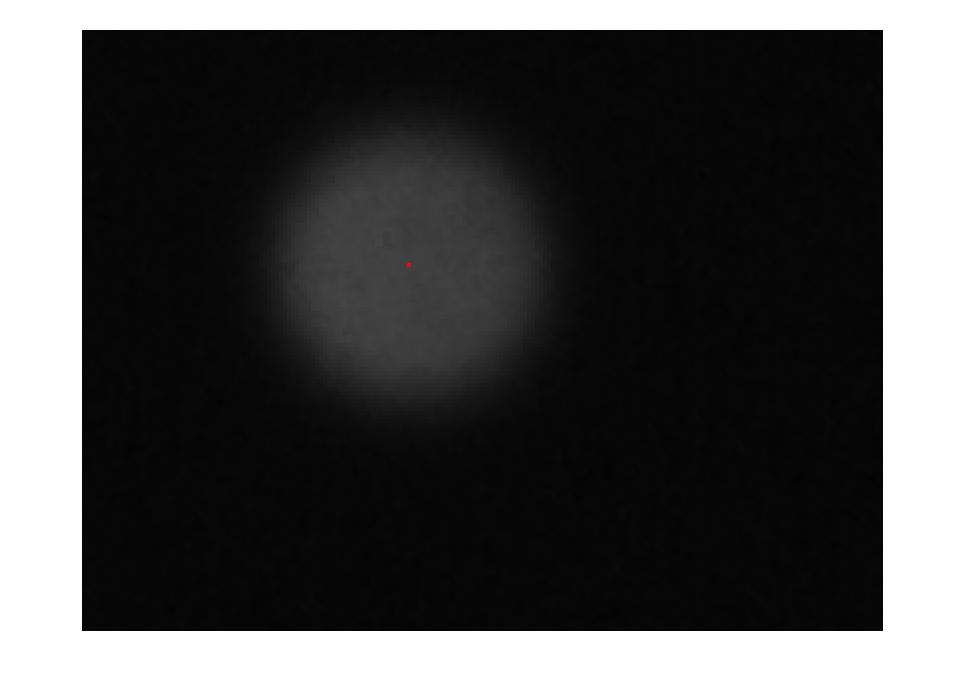
%> input picture 123/5.jpg, 965 x 686 px, given in place of 1.bmp, which was not available
$ octave x3C16piGFTP.m   (GNU Octave 9; MATLAB toolbox functions it lacks are replaced by stand-ins)
%> lines starting %> are read from the running program, lines starting %| are printed output that depends on the picture; in (x1, y1, x2, y2) boxes, pixels count from 0 and x2, y2 are one past the last pixel; in counts of white or black regions, pixels touching at a corner belong together; the program's own positions count from 1; pictures that were not available may be replaced by others from this repository, and a replacement may not be noted
% clc
% clear
%%%%%%%%%%%%%%%蓝光3频率，pi相移加合成白
a=imread('I:\511\xin\511\新建文件夹 (3)\1.bmp');
%> a is the input picture: size 686x965x3 uint8; mean R, G, B 79, 79, 79
a=im2double(a);
%> a: size 686x965x3 double
a1=imread('I:\511\xin\511\新建文件夹 (3)\2.bmp');
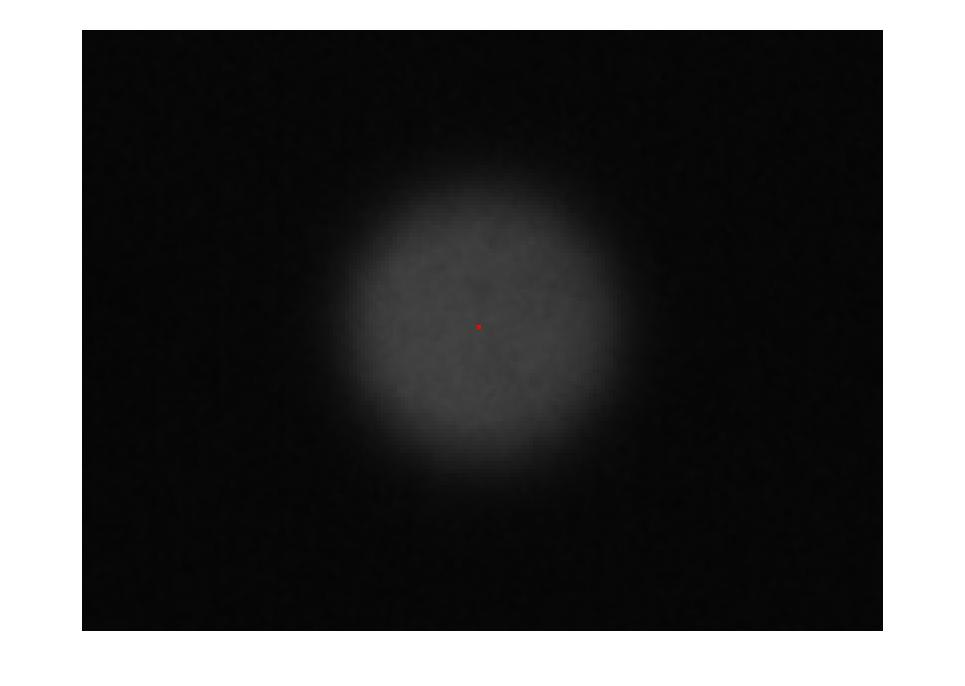
%> input picture 123/6.jpg, 965 x 686 px, given in place of 2.bmp, which was not available
%> a1 is the input picture: size 686x965x3 uint8; mean R, G, B 79.2, 79.2, 79.2
a1=im2double(a1);
%> a1: size 686x965x3 double
% b=imread('I:\511\xin\511\新建文件夹 (3)\7.bmp');
% b=im2double(b);

comp=1;
comp1=0.0;%%%%%%%%%%%%%去零频
yuzhi=10;
K=30;
W=10;
J=468;

fr=a(:,:,1)-a1(:,:,1);
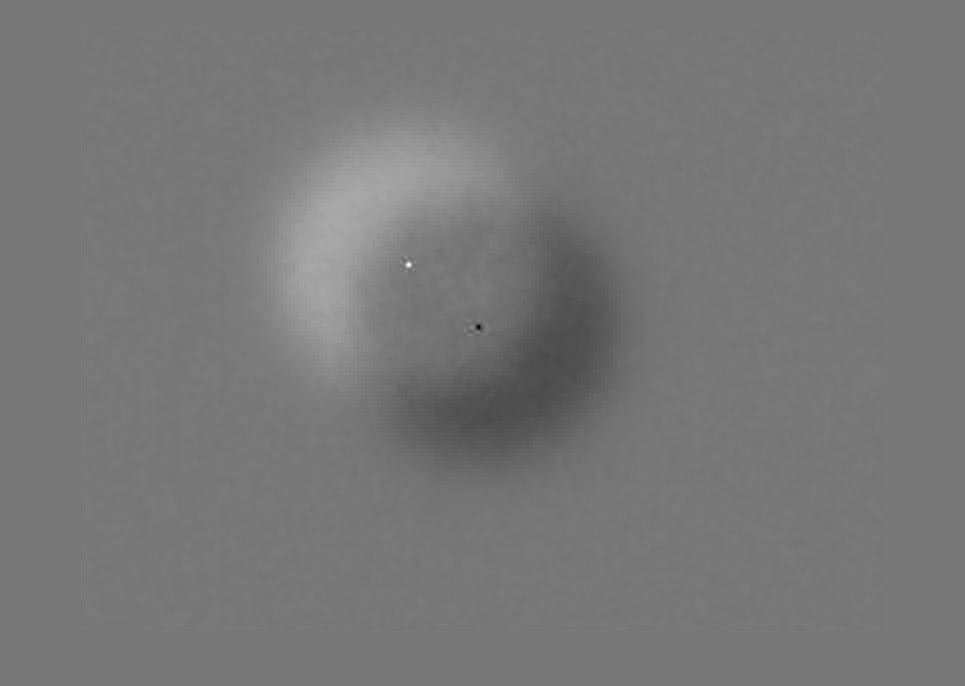
%> fr: size 686x965 double; min -0.537, max 0.6, mean -0.000452; drawn with min black and max white
fg=a(:,:,2)-a1(:,:,2);
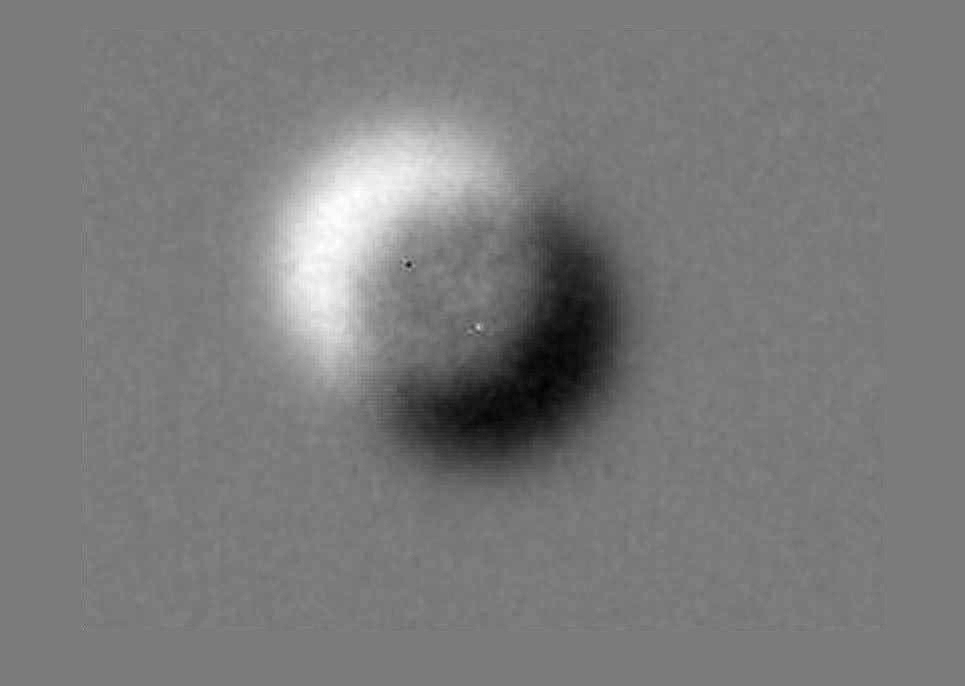
%> fg: size 686x965 double; min -0.208, max 0.22, mean -0.000453; drawn with min black and max white
fb=a(:,:,3)-a1(:,:,3);

% imshow(fr);
% figure,imshow(fg);
% figure,imshow(fb);
% figure,imshow(a);

br=a(:,:,1)+a1(:,:,1);
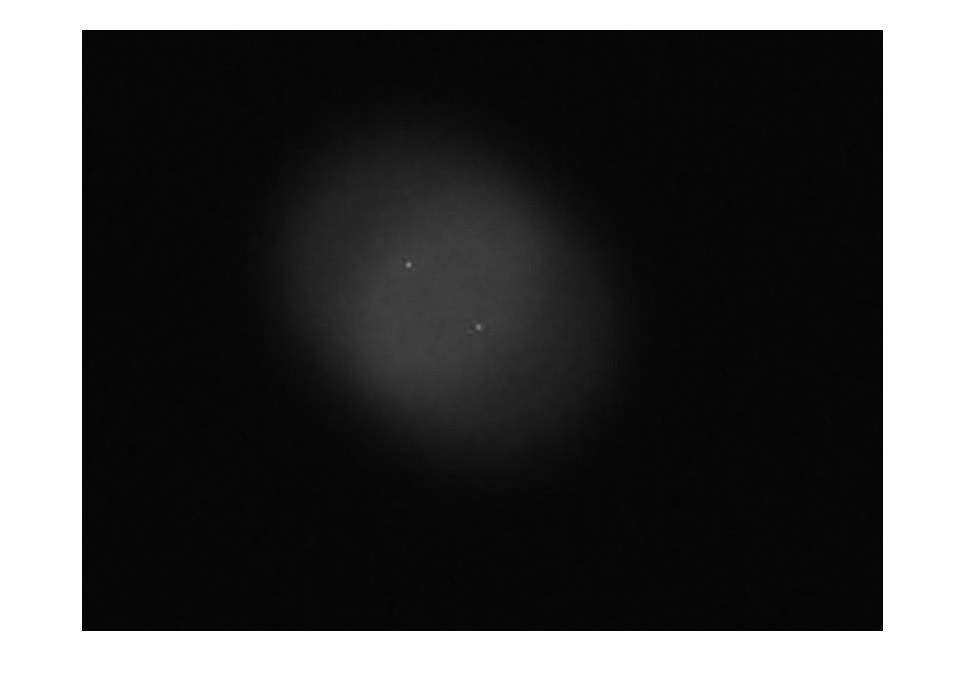
%> br: size 686x965 double; min 0, max 2, mean 0.62; drawn with min black and max white
bg=a(:,:,2)+a1(:,:,2);
bb=a(:,:,3)+a1(:,:,3);
br(br>1)=1;
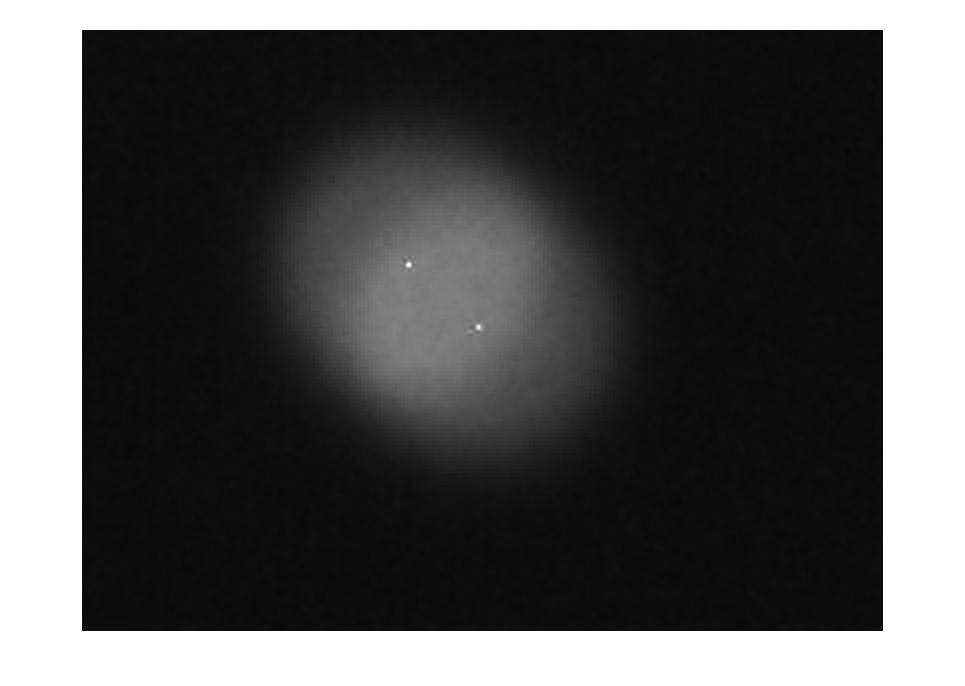
%> br: size 686x965 double; min 0, max 1, mean 0.348
bg(bg>1)=1;
bb(bb>1)=1;

br=br./comp;
bg=bg./comp;
bb=bb./comp;
[m,n]=size(fr);
%> m = 686; n = 965
uf1=zeros(m,n);
uf2=zeros(m,n);
uf3=zeros(m,n);

mask1=ones(m,n);
mask2=ones(m,n);
mask3=ones(m,n);
mask0=ones(m,n);

for i=1:m
    for j=1:n
        if bb(i,j)>=1
            mask3(i,j)=0;
        end
        if bg(i,j)>=1
            mask2(i,j)=0;
        end
    end
end
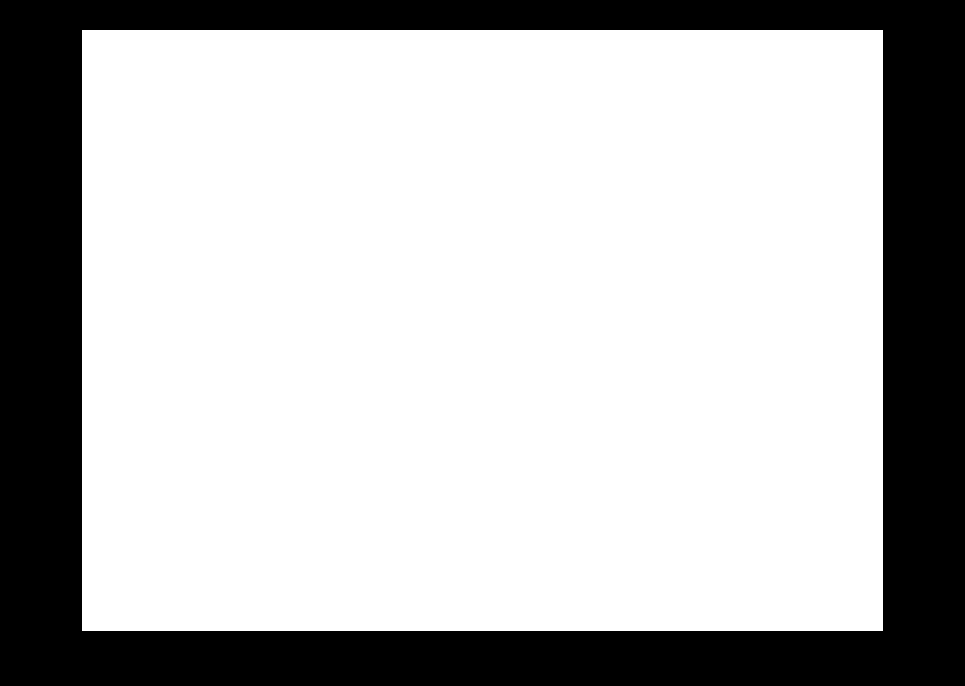
%> mask2: size 686x965 double; values 0 (black) and 1 (white), 72.7% white; 1 black region, box (x1, y1, x2, y2) and area: (0, 0, 965, 686) 180589

for i=1:m
    for j=1:n
        if mask2(i,j)==1&&mask3(i,j)==1
            mask2(i,j)=0;
        end
    end
end
%> mask2: size 686x965 double; every value is 0

for i=1:m
    for j=1:n
        if mask3(i,j)==1||mask2(i,j)==1
            mask1(i,j)=0;
        end
    end
end

%%%%%%%%%%%%%%%%%
uf1=zeros(m,n);
uf1=im2double(uf1);
uf2=zeros(m,n);
uf2=im2double(uf2);
uf3=zeros(m,n);
uf3=im2double(uf3);
for i=1:m
    for j=1:n
        uf1(i,j)=fr(i,j)/(br(i,j)+eps);
        if uf1(i,j)>1||uf1(i,j)<-1
            uf1(i,j)=0;
        end
    end
end
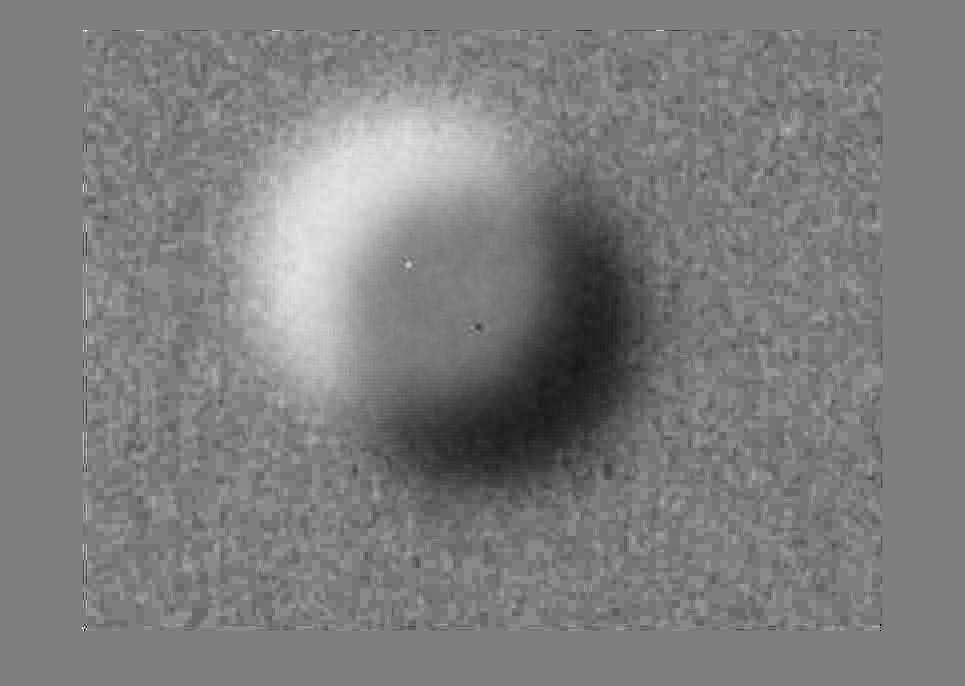
%> uf1: size 686x965 double; min -1, max 1, mean -0.00889; drawn with min black and max white
for i=1:m
    for j=1:n
        uf2(i,j)=fg(i,j)/(bg(i,j)+eps);
        if uf2(i,j)>1||uf2(i,j)<-1
            uf2(i,j)=0;
        end
    end
end
%> (the run ends here)
